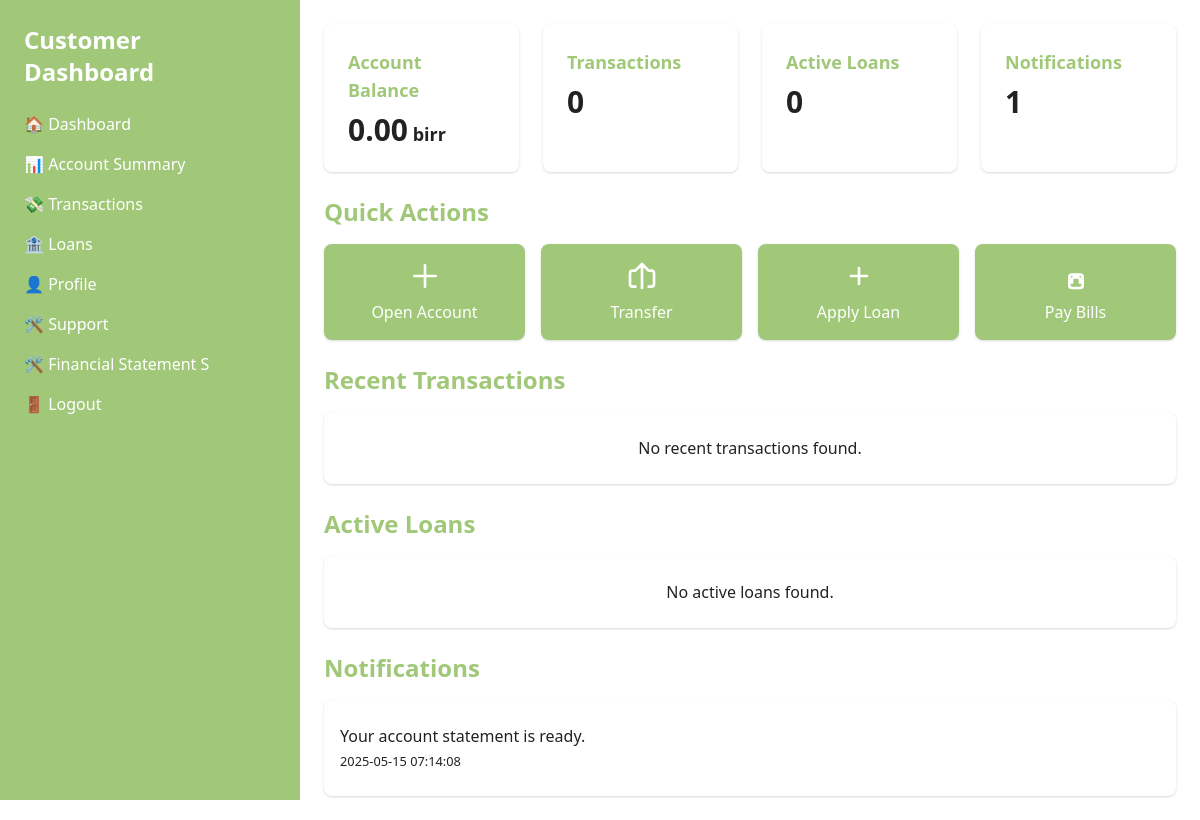
The page /customer_dashboard.php (signed in) on the database its author committed.
### tables this page shows
CREATE TABLE Accounts (
    account_id INT PRIMARY KEY AUTO_INCREMENT,
    customer_id INT NOT NULL,
    account_type ENUM('Savings', 'Loan') NOT NULL,
    balance DECIMAL(10,2) DEFAULT 0,
    status ENUM('Active', 'Closed') DEFAULT 'Active',
    created_at TIMESTAMP DEFAULT CURRENT_TIMESTAMP,
    FOREIGN KEY (customer_id) REFERENCES Customers(customer_id)
);

CREATE TABLE notifications (
  notification_id INT AUTO_INCREMENT PRIMARY KEY,
  message TEXT NOT NULL,
  target_role ENUM('Employee','Manager','Customer') NOT NULL,
  created_at TIMESTAMP DEFAULT CURRENT_TIMESTAMP
);

### customer_dashboard.php (the view, shortened to what this page needs)
<?php
require 'db_connection.php';
$customer_id = $_SESSION['user_id'];
$account_balance = 0;
$queryBalance = "SELECT balance FROM accounts WHERE customer_id = ?";
$stmt = $conn->prepare($queryBalance);
if ($stmt) {
    $stmt->bind_param("i", $customer_id);
    $stmt->execute();
    $resultBalance = $stmt->get_result();
    if ($row = $resultBalance->fetch_assoc()) {
         $account_balance = $row['balance'];
    }
} else {
    die("Database error: " . $conn->error);
}
$recent_transactions = [];
$active_loans = [];
$queryNotif = "SELECT notification_id, message, created_at
               FROM notifications
               WHERE target_role = 'Customer'
               ORDER BY created_at DESC LIMIT 3";
$notifications = [];
$resultNotify = $conn->query($queryNotif);
if ($resultNotify) {
   while ($row = $resultNotify->fetch_assoc()){
         $notifications[] = $row;
   }
} else {
    die("Database error: " . $conn->error);
}
?>
<!DOCTYPE html>
<html lang="en">
<head>
    <link href="https://cdn.jsdelivr.net/npm/tailwindcss@2.2.16/dist/tailwind.min.css" rel="stylesheet" />
    <link href="styles.css" rel="stylesheet" />
</head>
<body class="bg-2 text-color2">
    <div class="flex">
        <aside class="hidden md:block md:w-1/4 bg-primary text-white max-h-screen p-6 sticky top-0">
            <h2 class="text-2xl font-bold mb-6">Customer Dashboard</h2>
            <nav>
                <ul>
                    <li class="mb-4"><a href="customer_dashboard.php" class="hover:text-color3">🏠 Dashboard</a></li>
                    <li class="mb-4"><a href="account_summary.php" class="hover:text-color3">📊 Account Summary</a></li>
                    <li class="mb-4"><a href="transactions.php" class="hover:text-color3">💸 Transactions</a></li>
                    <li class="mb-4"><a href="loans.php" class="hover:text-color3">🏦 Loans</a></li>
                    <li class="mb-4"><a href="customer_profile.php" class="hover:text-color3">👤 Profile</a></li>
                    <li class="mb-4"><a href="support.php" class="hover:text-color3">🛠 Support</a></li>
                    <li class="mb-4"><a href="financial_statement_report.php" class="hover:text-color3">🛠
                            Financial Statement
                            S</a>
                    </li>
                    <li class="mb-4"><a href="logout.php" class="hover:text-color3">🚪 Logout</a></li>
                </ul>
            </nav>
        </aside>
        <main class="w-full md:w-3/4 p-6">
            <section class="grid grid-cols-1 md:grid-cols-2 lg:grid-cols-4 gap-6 mb-6">
                <div class="bg-white shadow rounded-lg p-6">
                    <h3 class="text-lg font-semibold text-color3">Account Balance</h3>
                    <p class="text-3xl font-bold mt-2"><?php echo number_format($account_balance, 2); ?><span
                            class="text-lg">
                            birr<span></span></p>
                </div>
                <div class="bg-white shadow rounded-lg p-6">
                    <h3 class="text-lg font-semibold text-color3">Transactions</h3>
                    <p class="text-3xl font-bold mt-2"><?php echo count($recent_transactions); ?></p>
                </div>
                <div class="bg-white shadow rounded-lg p-6">
                    <h3 class="text-lg font-semibold text-color3">Active Loans</h3>
                    <p class="text-3xl font-bold mt-2"><?php echo count($active_loans); ?></p>
                </div>
                <div class="bg-white shadow rounded-lg p-6">
                    <h3 class="text-lg font-semibold text-color3">Notifications</h3>
                    <p class="text-3xl font-bold mt-2"><?php echo count($notifications); ?></p>
                </div>
            </section>
            <section class="mb-6">
                <h2 class="text-2xl font-bold text-color3 mb-4">Quick Actions</h2>
                <div class="grid grid-cols-2 md:grid-cols-4 gap-4">
                    <a href="open_account.php"
                        class="bg-primary text-white flex flex-col items-center justify-center p-4 rounded-lg shadow hover:bg-color3 transition-colors">
                        <svg class="w-8 h-8 mb-2" fill="none" stroke="currentColor" viewBox="0 0 24 24">
                            <path stroke-linecap="round" stroke-linejoin="round" stroke-width="2" d="M12 4v16m8-8H4">
                            </path>
                        </svg>
                        <span>Open Account</span>
                    </a>
                    <a href="transfer.php"
                        class="bg-primary text-white flex flex-col items-center justify-center p-4 rounded-lg shadow hover:bg-color3 transition-colors">
                        <svg class="w-8 h-8 mb-2" fill="none" stroke="currentColor" viewBox="0 0 24 24">
                            <path stroke-linecap="round" stroke-linejoin="round" stroke-width="2"
                                d="M17 8h2a2 2 0 012 2v8a2 2 0 01-2 2h-2M7 8H5a2 2 0 00-2 2v8a2 2 0 002 2h2m10-12l-5-5m0 0L7 8m5-5v18">
                            </path>
                        </svg>
                        <span>Transfer</span>
                    </a>
                    <a href="apply_loan.php"
                        class="bg-primary text-white flex flex-col items-center justify-center p-4 rounded-lg shadow hover:bg-color3 transition-colors">
                        <svg class="w-8 h-8 mb-2" fill="none" stroke="currentColor" viewBox="0 0 24 24">
                            <path stroke-linecap="round" stroke-linejoin="round" stroke-width="2"
                                d="M12 6v6m0 0v6m0-6h6m-6 0H6"></path>
                        </svg>
                        <span>Apply Loan</span>
                    </a>
                    <a href="pay_bills.php"
                        class="bg-primary text-white flex flex-col items-center justify-center p-4 rounded-lg shadow hover:bg-color3 transition-colors">
                        <svg class="w-8 h-8 mb-2" fill="none" stroke="currentColor" viewBox="0 0 24 24">
                            <path stroke-linecap="round" stroke-linejoin="round" stroke-width="2"
                                d="M9 17v-2a2 2 0 012-2h2a2 2 0 012 2v2m-6 4h6a2 2 0 002-2v-6a2 2 0 00-2-2h-6a2 2 0 00-2 2v6a2 2 0 002 2z">
                            </path>
                        </svg>
                        <span>Pay Bills</span>
                    </a>
                </div>
            </section>
            <section class="mb-6">
                <h2 class="text-2xl font-bold text-color3 mb-4">Recent Transactions</h2>
                <?php if(count($recent_transactions) > 0): ?>
                <div class="bg-white shadow rounded-lg overflow-auto">
                    <table class="w-full">
                        <thead class="bg-2">
                            <tr>
                                <th class="px-4 py-2 text-left text-color2">ID</th>
                                <th class="px-4 py-2 text-left text-color2">Type</th>
                                <th class="px-4 py-2 text-left text-color2">Amount</th>
                                <th class="px-4 py-2 text-left text-color2">Date</th>
                            </tr>
                        </thead>
                        <tbody>
                            <?php foreach($recent_transactions as $trans): ?>
                            <tr class="border-b">
                                <td class="px-4 py-2"><?php echo htmlspecialchars($trans['transaction_id']); ?></td>
                                <td class="px-4 py-2"><?php echo htmlspecialchars($trans['transaction_type']); ?></td>
                                <td class="px-4 py-2"><?php echo number_format($trans['amount'], 2); ?><span
                                        class="text-lg">
                                        birr</span></td>
                                <td class="px-4 py-2"><?php echo htmlspecialchars($trans['transaction_date']); ?></td>
                            </tr>
                            <?php endforeach; ?>
                        </tbody>
                    </table>
                </div>
                <?php else: ?>
                <div class="bg-white p-6 rounded-lg shadow text-center">
                    <p>No recent transactions found.</p>
                </div>
                <?php endif; ?>
            </section>
            <section class="mb-6">
                <h2 class="text-2xl font-bold text-color3 mb-4">Active Loans</h2>
                <?php if(count($active_loans) > 0): ?>
                <div class="bg-white shadow rounded-lg overflow-auto">
                    <table class="w-full">
                        <thead class="bg-2">
                            <tr>
                                <th class="px-4 py-2 text-left text-color2">Loan ID</th>
                                <th class="px-4 py-2 text-left text-color2">Amount</th>
                                <th class="px-4 py-2 text-left text-color2">Request Date</th>
                                <th class="px-4 py-2 text-left text-color2">Status</th>
                            </tr>
                        </thead>
                        <tbody>
                            <?php foreach($active_loans as $loan): ?>
                            <tr class="border-b">
                                <td class="px-4 py-2"><?php echo htmlspecialchars($loan['loan_id']); ?></td>
                                <td class="px-4 py-2"><?php echo number_format($loan['loan_amount'], 2); ?><span
                                        class="text-lg">
                                        birr</span></td>
                                <td class="px-4 py-2"><?php echo htmlspecialchars($loan['request_date']); ?></td>
                                <td class="px-4 py-2"><?php echo htmlspecialchars($loan['status']); ?></td>
                            </tr>
                            <?php endforeach; ?>
                        </tbody>
                    </table>
                </div>
                <?php else: ?>
                <div class="bg-white p-6 rounded-lg shadow text-center">
                    <p>No active loans found.</p>
                </div>
                <?php endif; ?>
            </section>
            <section>
                <h2 class="text-2xl font-bold text-color3 mb-4">Notifications</h2>
                <?php if(count($notifications) > 0): ?>
                <div class="bg-white shadow rounded-lg p-4">
                    <ul class="divide-y divide-color2">
                        <?php foreach($notifications as $note): ?>
                        <li class="py-2">
                            <p class="text-color2"><?php echo htmlspecialchars($note['message']); ?></p>
                            <small class="text-color2"><?php echo htmlspecialchars($note['created_at']); ?></small>
                        </li>
                        <?php endforeach; ?>
                    </ul>
                </div>
                <?php else: ?>
                <div class="bg-white p-6 rounded-lg shadow text-center">
                    <p>No notifications available.</p>
                </div>
                <?php endif; ?>
            </section>
        </main>
    </div>
</body>
</html>

### styles.css (style rules this page uses)
:root { --primary-color: #a0c878; --secondary-color: #ddeb9d; --color2-color: #fafge9; --color3-color: #fffdfg; --color4-color: #333; --color5-color: #222; }
.bg-primary { background-color: var(--primary-color); }
.bg-2 { background-color: var(--color2-color); }
.text-color2 { color: var(--color5-color); }
.text-color3 { color: var(--primary-color); }
body { background-color: var(--color3-color); }

### rows shown on the page
accounts: balance "0.00"
notifications: message "Your account statement is ready.", created_at "2025-05-15 07:14:08"

### other values the page prints
count($recent_transactions) "0"
count($active_loans) "0"
count($notifications) "1"
